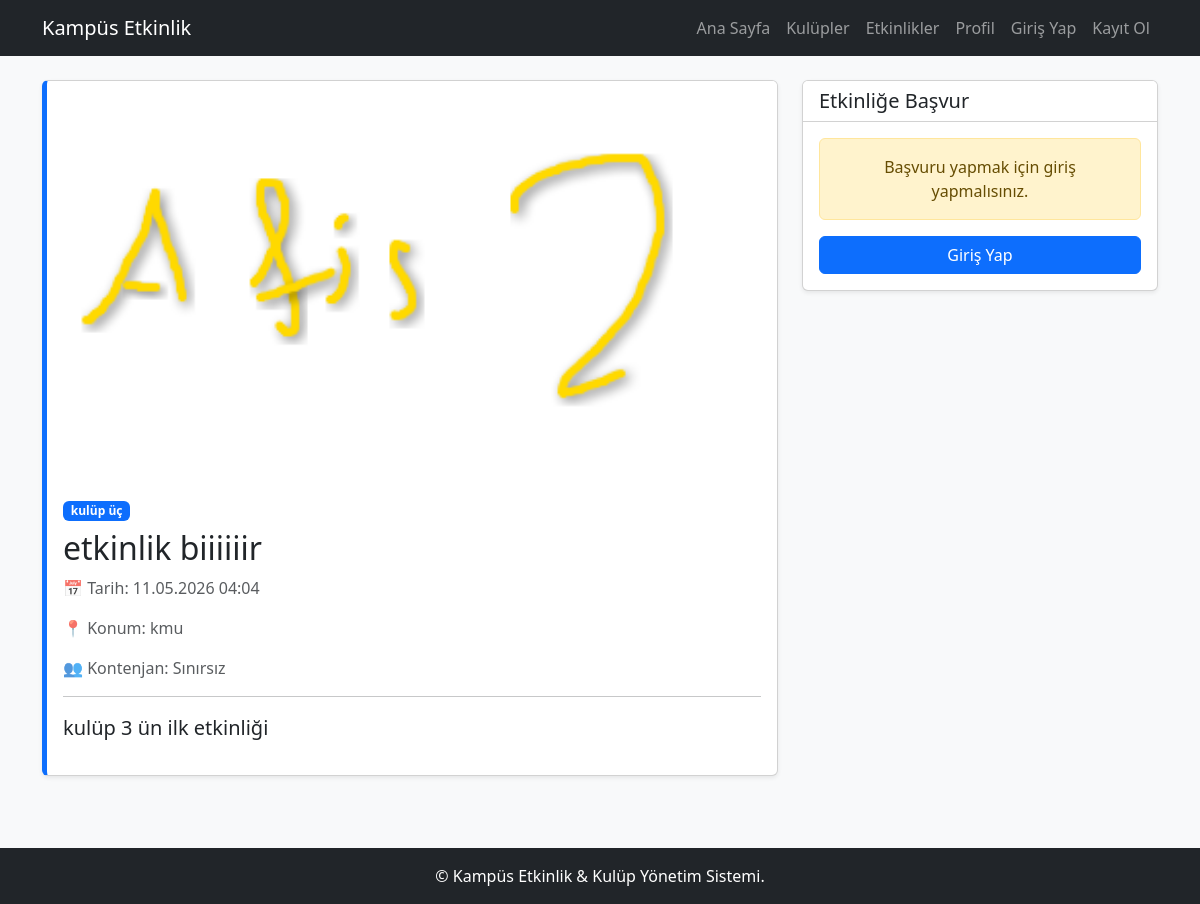
Page /event_detail.php?id=11 on the committed database.
### tables this page shows
CREATE TABLE `events` (
  `id` int(11) NOT NULL,
  `club_id` int(11) NOT NULL,
  `title` varchar(150) NOT NULL,
  `description` text DEFAULT NULL,
  `event_date` datetime NOT NULL,
  `location` varchar(150) DEFAULT NULL,
  `quota` int(11) DEFAULT 0,
  `poster_path` varchar(255) DEFAULT NULL,
  `created_at` timestamp NOT NULL DEFAULT current_timestamp()
);

CREATE TABLE `clubs` (
  `id` int(11) NOT NULL,
  `name` varchar(100) NOT NULL,
  `description` text DEFAULT NULL,
  `logo_path` varchar(255) DEFAULT NULL,
  `created_at` timestamp NOT NULL DEFAULT current_timestamp()
);

### includes/auth.php (called while the page is built, shortened)
<?php
function isLoggedIn() {
    return isset($_SESSION['user_id']);
}
?>

### event_detail.php (the view, shortened to what this page needs)
<?php
require_once 'config/db.php';
require_once 'includes/auth.php';
$event_id = $_GET['id'];
$stmt = $db->prepare("SELECT events.*, clubs.name as club_name FROM events JOIN clubs ON events.club_id = clubs.id WHERE events.id = :id");
$stmt->execute([':id' => $event_id]);
$event = $stmt->fetch(PDO::FETCH_ASSOC);
require_once 'includes/header.php';
?>
<div class="row mt-4">
    <div class="col-md-8">
        <div class="card event-card-custom shadow-sm mb-4">
            <?php if ($event['poster_path']): ?>
                <img src="<?= htmlspecialchars($event['poster_path']) ?>" class="card-img-top" style="max-height: 400px; object-fit: cover;">
            <?php endif; ?>
            <div class="card-body">
                <span class="badge bg-primary mb-2"><?= htmlspecialchars($event['club_name']) ?></span>
                <h2><?= htmlspecialchars($event['title']) ?></h2>
                <p class="text-muted">📅 Tarih: <?= date('d.m.Y H:i', strtotime($event['event_date'])) ?></p>
                <p class="text-muted">📍 Konum: <?= htmlspecialchars($event['location']) ?></p>
                <p class="text-muted">👥 Kontenjan: <?= $event['quota'] > 0 ? $event['quota'] . ' Kişi' : 'Sınırsız' ?></p>
                <hr>
                <p class="fs-5"><?= nl2br(htmlspecialchars($event['description'])) ?></p>
            </div>
        </div>
    </div>
    <div class="col-md-4">
        <div class="card shadow-sm">
            <div class="card-header bg-white">
                <h5 class="mb-0">Etkinliğe Başvur</h5>
            </div>
            <div class="card-body">
                <?php if (isLoggedIn()): ?>
                    <form id="applyForm" action="apply.php" method="POST">
                        <input type="hidden" name="event_id" value="<?= $event['id'] ?>">
                        <div class="mb-3">
                            <label class="form-label">Başvuru Notunuz (Zorunlu)</label>
                            <textarea id="user_note" name="user_note" class="form-control" rows="3" placeholder="Neden katılmak istiyorsunuz?"></textarea>
                        </div>
                        <button type="submit" class="btn btn-success w-100">Başvurumu Gönder</button>
                    </form>
                <?php else: ?>
                    <div class="alert alert-warning text-center">Başvuru yapmak için giriş yapmalısınız.</div>
                    <a href="login.php" class="btn btn-primary w-100">Giriş Yap</a>
                <?php endif; ?>
            </div>
        </div>
    </div>
</div>
<?php require_once 'includes/footer.php'; ?>

### assets/css/style.css (style rules this page uses)
.event-card-custom { border-left: 5px solid #0d6efd; transition: transform 0.2s; }

### rows in the picture
events: poster_path (picture), club.name "kulüp üç", title "etkinlik biiiiiir", event_date "11.05.2026 04:04", location "kmu", description "kulüp 3 ün ilk etkinliği"
